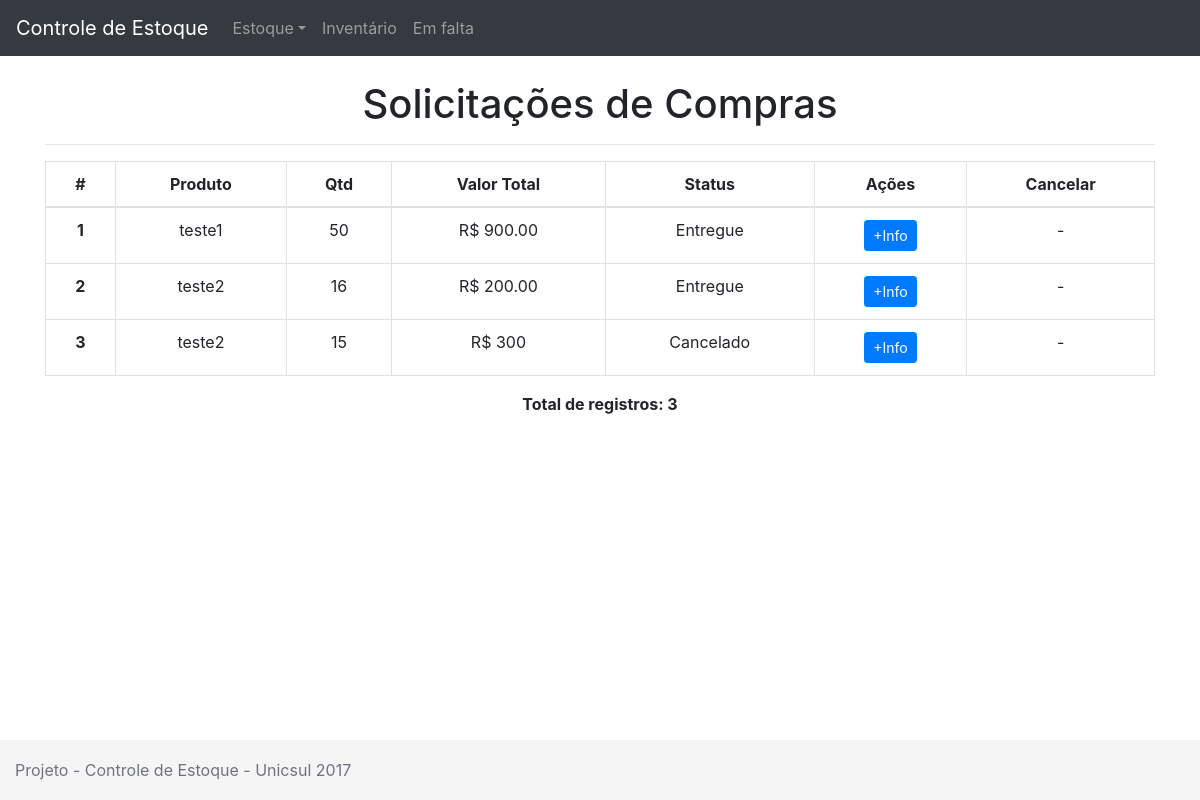
Page /index.php/compras on the earlier database version.
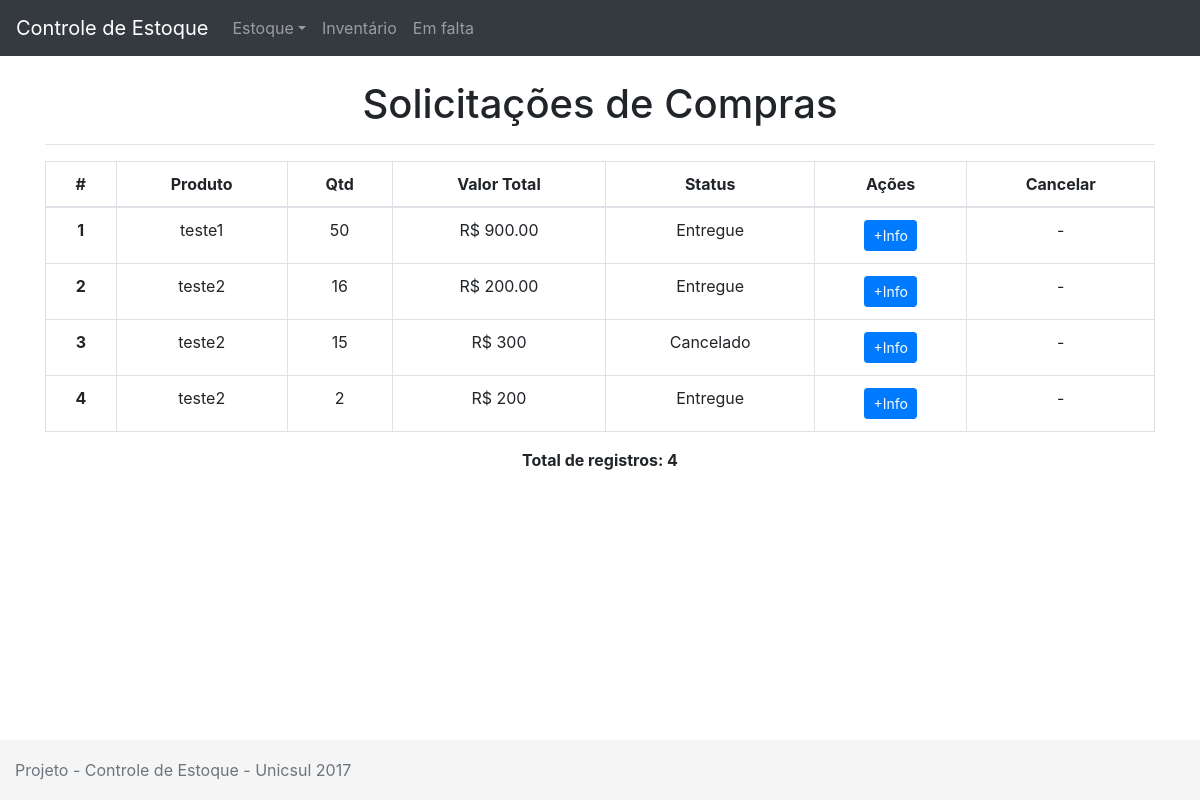
Same page on the later database version.
### tables this page shows
CREATE TABLE `compras` (
  `id` int(11) NOT NULL,
  `id_produto` int(11) NOT NULL,
  `id_fornecedor` int(11) NOT NULL,
  `id_usuario` int(11) NOT NULL,
  `qtd` int(11) NOT NULL,
  `valor` varchar(255) NOT NULL,
  `status` int(11) NOT NULL DEFAULT '1',
  `datasolicitacao` date NOT NULL,
  `dataaprovado` date DEFAULT NULL,
  `dataentregue` date DEFAULT NULL
);

CREATE TABLE `produtos` (
  `id` int(11) NOT NULL,
  `descricao` varchar(255) NOT NULL,
  `tipo` varchar(255) NOT NULL,
  `status` tinyint(1) NOT NULL,
  `preco` float NOT NULL,
  `qtd` int(11) NOT NULL,
  `acionamento` int(11) NOT NULL,
  `min` int(11) NOT NULL,
  `max` int(11) NOT NULL
);

### application/controllers/Compras.php (called while the page is built, shortened)
<?php
class Compras extends CI_Controller
{
	public function index()
	{
		$this->load->view('menu');
		$this->load->model('produtos_model', 'produtos');
		$this->load->model('compras_model', 'compras');
		$qp = $this->produtos->getProdutos();
		$query = $this->compras->getCompras();
		$dados['compras'] = $query;
		$dados['produtos'] = $qp;
		$this->load->view('listarcompras', $dados);
		$this->load->view('rodape');
	}
}

### index.php (called while the page is built, shortened)
<?php
require_once BASEPATH.'core/CodeIgniter.php';

### application/models/Compras_model.php (called while the page is built, shortened)
<?php
class Compras_model extends CI_Model
{
	public function getCompras()
	{
		$query = $this->db->get('compras');
		return $query->result();
	}
}

### application/models/Produtos_model.php (called while the page is built, shortened)
<?php
class Produtos_model extends CI_Model
{
	public function getProdutos()
	{
		$query = $this->db->get('produtos');
		return $query->result();
	}
}

### application/views/listarcompras.php (the view, shortened to what this page needs)
<br>
<div class="container">
	<h1 class="text-center">Solicitações de Compras</h1>
	<hr>
	<table class="table table-bordered">
		<thead class="table-inverse">
			<tr>
				<td class='text-center' scope="row"><b>#</b></td>
				<td class='text-center'><b>Produto</b></td>
				<td class='text-center'><b>Qtd</b></td>
				<td class='text-center'><b>Valor Total</b></td>
				<td class='text-center'><b>Status</b></td>
				<td class='text-center'><b>Ações</b></td>
				<td class='text-center'><b>Cancelar</b></td>
			</tr>
		</thead>
		<tbody>
			<?php
			$contador = 0;
			foreach ($compras as $compra): ?>
			<tr>
				<th class='text-center' scope="row"><?=$compra->id;?></td>
				<?php foreach ($produtos as $produto):
					if($produto->id == $compra->id_produto){
				?>
						<td class='text-center'><?=$produto->descricao;?></td>
				<?php
						break;
					}
				endforeach;?>
				<td class='text-center'><?=$compra->qtd;?></td>
				<td class='text-center'>R$ <?=$compra->valor;?></td>
				<td class='text-center'>
				<?php
					if($compra->status == 0)
					{
						echo "Cancelado";
					} else if($compra->status == 1)
					{
						echo "Aguardando Aprovação";
					} else if ($compra->status == 2)
					{
						echo "Aprovada";
					} else if($compra->status == 3)
					{
						echo "Aguardando Entrega";
					} else if($compra->status == 4)
					{
						echo "Entregue";
					}
				?>
				</td>
				<td class='text-center'>
					<a href="<?=base_url('compras/info/' . $compra->id)?>" class="btn btn-sm btn-primary">+Info</a>
				</td>
				<td class='text-center'>
					<?php if($compra->status != 4 && $compra->status != 0) { ?>
						<a href="<?=base_url('compras/cancelarcompra/' . $compra->id)?>" class="btn btn-sm btn-danger"><i class="fa fa-times" aria-hidden="true"></i></a>
					<?php } else {
							echo "-";
						} ?>
				</td>
			</tr>
			<?php $contador++; endforeach;?>
		</tbody>
	</table>
	<p class="text-center"><b>Total de registros: <?=$contador;?></b></p>
</div>

### application/views/menu.php (shortened to what this page needs)
<html lang="en">
  <head>
    <link rel="stylesheet" href="https://maxcdn.bootstrapcdn.com/bootstrap/4.0.0-beta/css/bootstrap.min.css">
    <link href="/unicsulerp/bootstrap/css/sticky-footer.css" rel="stylesheet">
    <link href="/unicsulerp/awesome/css/font-awesome.min.css" rel="stylesheet">
  </head>
  <body>
    <nav class="navbar navbar-expand-lg navbar-dark bg-dark">
      <a class="navbar-brand" href="#">Controle de Estoque</a>
      <div class="collapse navbar-collapse" id="navbarNav">
        <ul class="navbar-nav">
          <li class="nav-item dropdown">
            <a class="nav-link dropdown-toggle" href="" id="navbarDropdownMenuLink" data-toggle="dropdown" aria-haspopup="true" aria-expanded="false">Estoque</a>
          </li>
          <li class="nav-item">
            <a class="nav-link" href="<?=base_url('produtos/inventario');?>">Inventário<span class="sr-only">(current)</span></a>
          </li>
          <li class="nav-item">
            <a class="nav-link" href="<?=base_url('produtos/painel');?>">Em falta<span class="sr-only">(current)</span></a>
          </li>
        </ul>
      </div>
    </nav>

### application/views/rodape.php (shortened to what this page needs)
	<footer class="footer">
      <div class="container-fluid">
        <span class="text-muted">Projeto - Controle de Estoque - Unicsul 2017</span>
      </div>
    </footer>
  </body>
</html>

Differences in the rows shown:
added compras: id "4", qtd "2", valor "200", status "Entregue", produtos (descricao "teste2")
Other differences:
$contador: "3" → "4"
